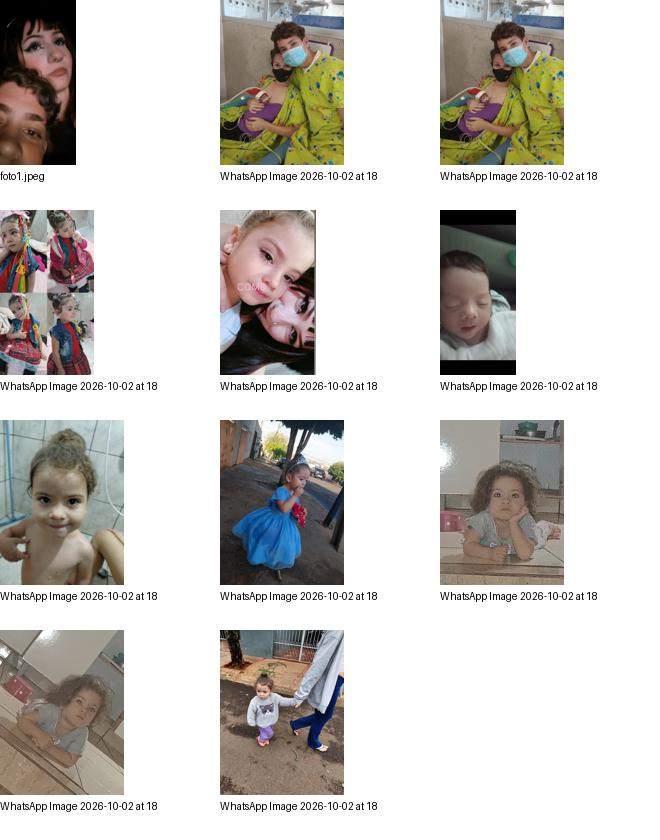

Recreate this plot in Python.
from PIL import Image, ImageDraw
import os, glob
fs=glob.glob(r'D:\pdc\*.jpeg')
out=Image.new('RGB',(660,((len(fs)+2)//3)*210),'white')
d=ImageDraw.Draw(out)
for i,f in enumerate(fs):
 im=Image.open(f); im.thumbnail((210,165))
 x=(i%3)*220; y=(i//3)*210
 out.paste(im,(x,y)); d.text((x,y+170),os.path.basename(f)[:31],fill='black')
out.save(r'C:\Users\Richard\Documents\Codex\2026-10-02\preciso-criar-um-html-com-um\work\contact.jpg')
